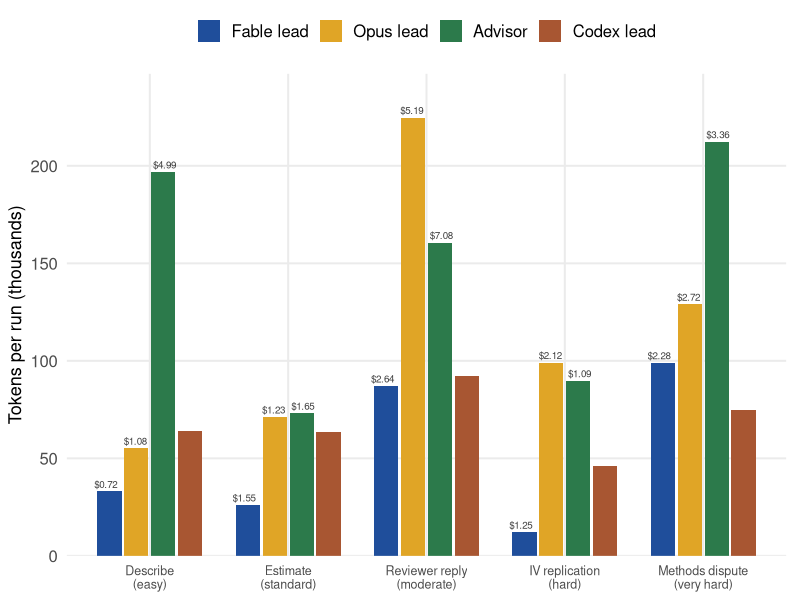
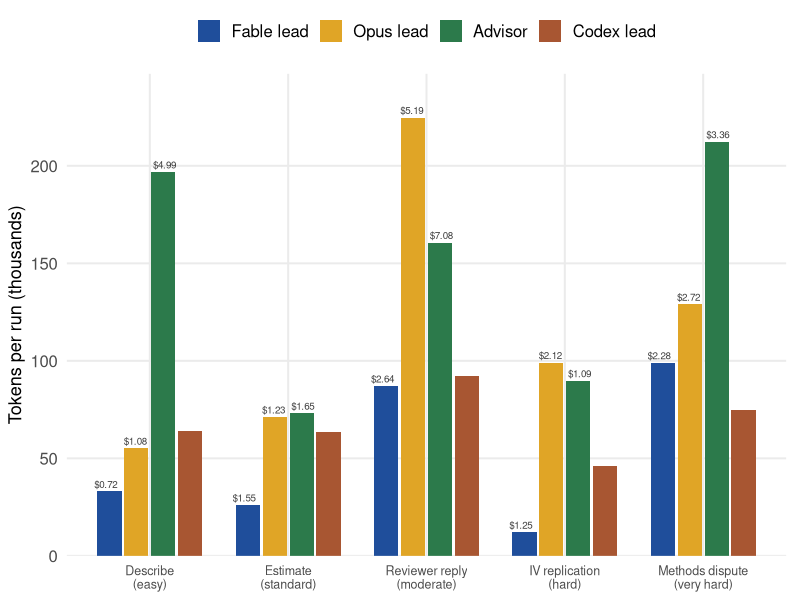
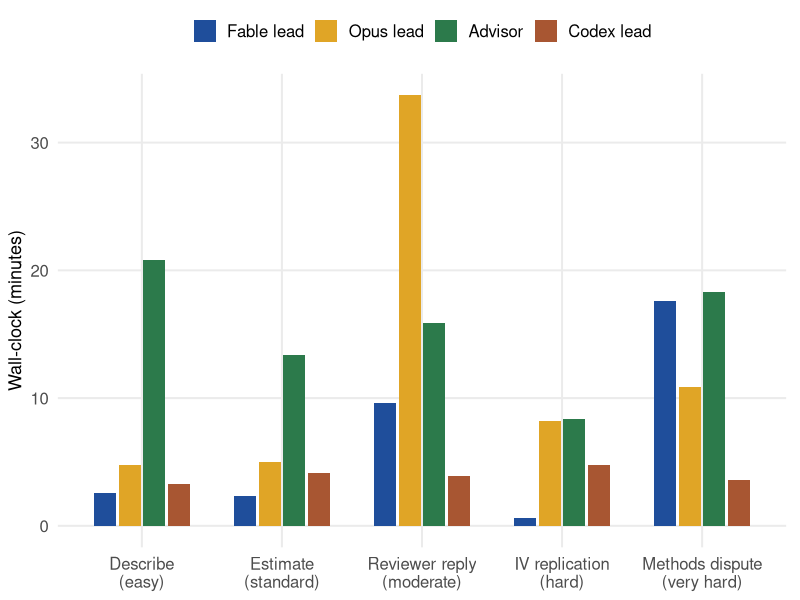
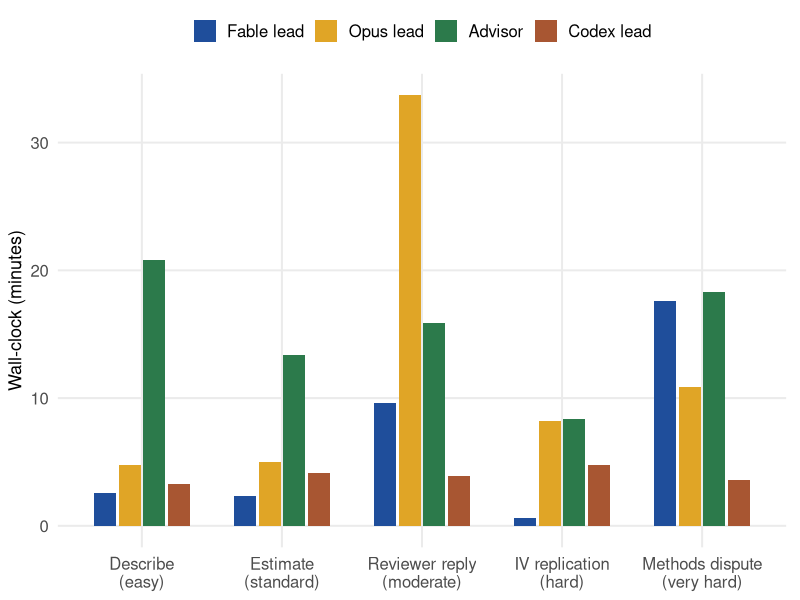
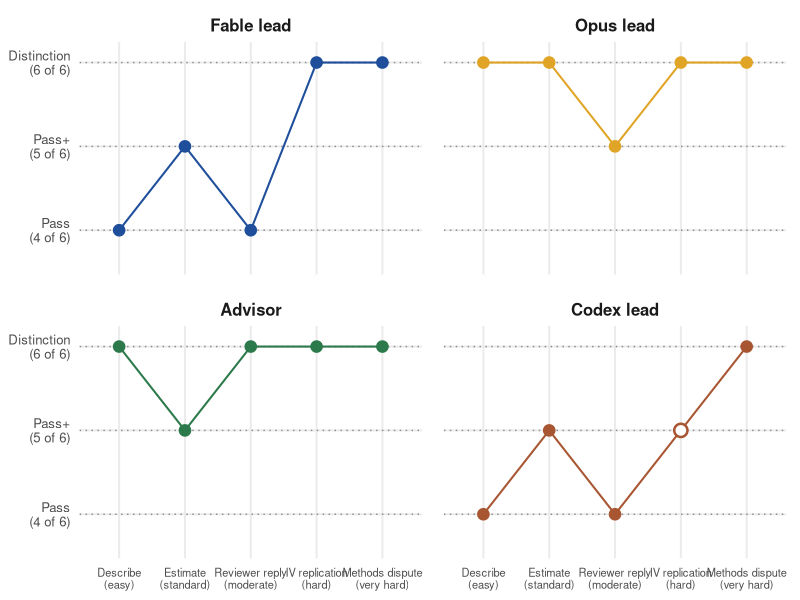
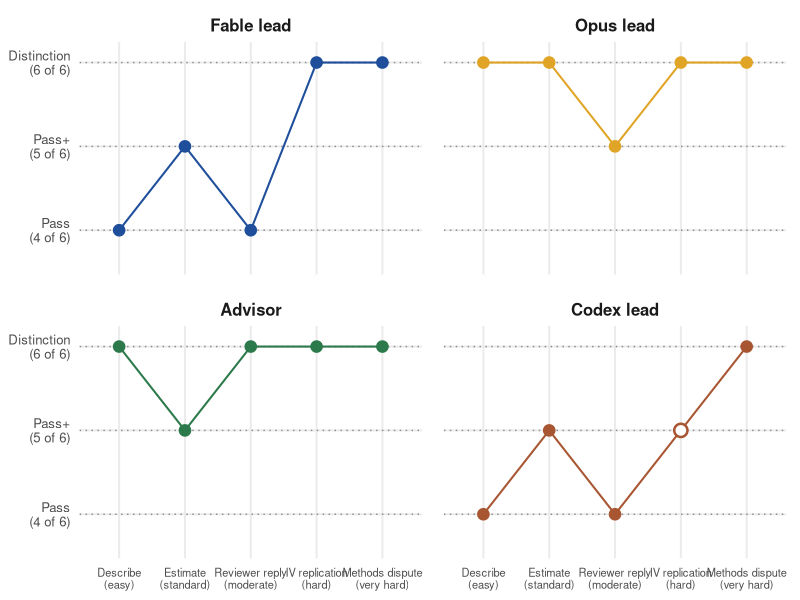

Recreate these plots in R, in order.
#!/usr/bin/env Rscript
# Orchestration Lab demo — efficiency charts (Anthropic arms only)
# Produces: eff-cost.png, eff-time.png, eff-quality.png
# Outputs copied to both analysis/figures/ and docs/assets/orchestration-lab/
#
# Sources: cost (USD), minutes, and tokens from the claude -p JSON envelopes
# (opus RE-RUN 2026-07-13 on the recalibrated v2.17.0 skill; fable is the
# 2026-07-13 v2.18.1 re-run (reason-in-place + rigor-bar recalibration) —
# T1/T2/T3 are the fresh v2.18.1 capture, H and VH are carried from the
# v2.18.0 draw (already Distinction, not re-run); advisor and Codex unchanged
# from 2026-07-12; advisor rows sum the solve + revise
# envelopes and their minutes include the unmetered consult) and from
# SCORING.md (items met of 6; bands are categorical, the fraction is their
# chart representation). The token column is "tokens processed, excluding
# cached reads" = input + cache_creation + output for the Claude arms (cache
# reads are cheap reused context and would otherwise dwarf the comparison);
# for the Codex arm it is the CLI's single total-tokens figure, its only
# number. This is the one unit shared by all four arms.

suppressPackageStartupMessages({
  library(ggplot2)
})

# ---- site palette ----
pal <- c(
  "Fable lead" = "#1F4E9B",
  "Opus lead"  = "#E0A526",
  "Advisor"    = "#2C7A4B",
  "Codex lead" = "#A85632"
)

mode_levels <- c("Fable lead", "Opus lead", "Advisor", "Codex lead")

brief_levels <- c("T1", "T2", "T3", "H", "VH")
brief_labels <- c(
  "T1" = "Describe\n(easy)",
  "T2" = "Estimate\n(standard)",
  "T3" = "Reviewer reply\n(moderate)",
  "H"  = "IV replication\n(hard)",
  "VH" = "Methods dispute\n(very hard)"
)

# ---- shared theme ----
theme_demo <- theme_minimal(base_size = 15) +
  theme(
    legend.position = "top",
    legend.title = element_blank(),
    legend.text = element_text(size = 12),
    axis.title = element_text(size = 13),
    panel.grid.minor = element_blank(),
    plot.margin = margin(6, 10, 6, 6)
  )

# ---- data (captured-run numbers) ----
df <- rbind(
  data.frame(mode = "Fable lead",    brief = "T1", cost_usd = 0.72, minutes = 2.6,  out_tokens = 33000,  items = 4),
  data.frame(mode = "Fable lead",    brief = "T2", cost_usd = 1.55, minutes = 2.3,  out_tokens = 26000,  items = 5),
  data.frame(mode = "Fable lead",    brief = "T3", cost_usd = 2.64, minutes = 9.6,  out_tokens = 87000,  items = 4),
  data.frame(mode = "Fable lead",    brief = "H",  cost_usd = 1.25, minutes = 0.6,  out_tokens = 12000,  items = 6),
  data.frame(mode = "Fable lead",    brief = "VH", cost_usd = 2.28, minutes = 17.6, out_tokens = 99000,  items = 6),
  data.frame(mode = "Opus lead",     brief = "T1", cost_usd = 1.08, minutes = 4.8,  out_tokens = 55100,  items = 6),
  data.frame(mode = "Opus lead",     brief = "T2", cost_usd = 1.23, minutes = 5.0,  out_tokens = 71200,  items = 6),
  data.frame(mode = "Opus lead",     brief = "T3", cost_usd = 5.19, minutes = 33.7, out_tokens = 224700, items = 5),
  data.frame(mode = "Opus lead",     brief = "H",  cost_usd = 2.12, minutes = 8.2,  out_tokens = 99100,  items = 6),
  data.frame(mode = "Opus lead",     brief = "VH", cost_usd = 2.72, minutes = 10.9, out_tokens = 129000, items = 6),
  data.frame(mode = "Advisor", brief = "T1", cost_usd = 4.99, minutes = 20.8, out_tokens = 196800, items = 6),
  data.frame(mode = "Advisor", brief = "T2", cost_usd = 1.65, minutes = 13.4, out_tokens = 73100,  items = 5),
  data.frame(mode = "Advisor", brief = "T3", cost_usd = 7.08, minutes = 15.9, out_tokens = 160600, items = 6),
  data.frame(mode = "Advisor", brief = "H",  cost_usd = 1.09, minutes = 8.4,  out_tokens = 89700,  items = 6),
  data.frame(mode = "Advisor", brief = "VH", cost_usd = 3.36, minutes = 18.3, out_tokens = 212300, items = 6),
  # Codex arm (2026-07-12; unaffected by the recalibration — headless = the
  # Terra-lead fallback either way, so not re-run). out_tokens is the CLI's
  # single total-tokens figure (no input/output breakdown; no USD reported).
  data.frame(mode = "Codex lead",       brief = "T1", cost_usd = NA,   minutes = 3.3,  out_tokens = 64057, items = 4),
  data.frame(mode = "Codex lead",       brief = "T2", cost_usd = NA,   minutes = 4.1,  out_tokens = 63539, items = 5),
  data.frame(mode = "Codex lead",       brief = "T3", cost_usd = NA,   minutes = 3.9,  out_tokens = 92446, items = 4),
  data.frame(mode = "Codex lead",       brief = "H",  cost_usd = NA,   minutes = 4.8,  out_tokens = 46016, items = 5),
  data.frame(mode = "Codex lead",       brief = "VH", cost_usd = NA,   minutes = 3.6,  out_tokens = 74658, items = 6)
)

df$mode <- factor(df$mode, levels = mode_levels)
df$brief <- factor(df$brief, levels = brief_levels)
df$score <- df$items / 6
# 46/high-ajr met core + completeness but missed the judgment item, so its
# fraction (5/6) sits at the Pass+ line while its band is Pass (SCORING.md).
# Drawn hollow to mark the one fraction-above-band case.
df$band_matches <- !(df$mode == "Codex lead" & df$brief == "H")

out_dirs <- c(
  "/Users/scdenney/Documents/github/resources/ai-for-research/demos/orchestration-lab/analysis/figures",
  "/Users/scdenney/Documents/github/resources/ai-for-research/docs/assets/orchestration-lab"
)
for (d in out_dirs) dir.create(d, recursive = TRUE, showWarnings = FALSE)

save_png <- function(plot, filename, width_in = 8, height_in = 4.5, dpi = 300) {
  for (d in out_dirs) {
    ggsave(
      filename = file.path(d, filename),
      plot = plot,
      width = width_in,
      height = height_in,
      dpi = dpi,
      units = "in"
    )
  }
}

# ---- Chart 1: tokens by brief, all four arms on one unit ----
# One unit so the Codex arm sits with the rest. For the Claude arms this is
# output (generated) tokens from the run envelope; the Codex CLI reports only a
# single total-tokens figure, shown as-is. Neither counts Claude Code's
# cached-context reads (billed at a fraction, and millions per run), which would
# otherwise dwarf the comparison. USD is labeled on the Claude bars where the
# CLI reports it; the Codex CLI reports no dollars.
tok_dodge <- position_dodge2(width = 0.85, preserve = "single")
df$tok_k <- df$out_tokens / 1000
df$usd_lab <- ifelse(is.na(df$cost_usd), "",
                     paste0("$", formatC(df$cost_usd, format = "f", digits = 2)))

p_cost <- ggplot(df, aes(x = brief, y = tok_k, fill = mode)) +
  geom_col(position = tok_dodge, width = 0.78) +
  geom_text(aes(label = usd_lab), position = tok_dodge,
            vjust = -0.45, size = 2.5, colour = "grey25") +
  scale_fill_manual(values = pal, breaks = mode_levels) +
  scale_x_discrete(labels = brief_labels, drop = FALSE) +
  scale_y_continuous(expand = expansion(mult = c(0, 0.10))) +
  labs(x = NULL, y = "Tokens per run (thousands)") +
  theme_demo +
  theme(axis.text.x = element_text(size = 9))

save_png(p_cost, "eff-cost.png", width_in = 9, height_in = 5)

# ---- Chart 2: wall-clock minutes by brief, grouped bars ----
p_time <- ggplot(df, aes(x = brief, y = minutes, fill = mode)) +
  geom_col(position = position_dodge2(width = 0.8, preserve = "single"), width = 0.7) +
  scale_fill_manual(values = pal, breaks = mode_levels) +
  scale_x_discrete(labels = brief_labels, drop = FALSE) +
  labs(x = NULL, y = "Wall-clock (minutes)") +
  theme_demo

save_png(p_time, "eff-time.png")

# ---- Chart 3: rubric score against the band thresholds, one panel per arm ----
# Dotted lines mark the three bands (SCORING.md): every brief is graded on
# six binary items (4 core, 1 judgment, 1 completeness), so 4/6 = Pass,
# 5/6 = Pass+, 6/6 = Distinction, one shared axis for all briefs. Four arms on
# one axis overlap badly, so each arm gets its own panel; the dotted lines are
# repeated in every panel so a reader can place any point without cross-panel
# comparison.
thresholds <- data.frame(
  score = c(4 / 6, 5 / 6, 1),
  band = c("Pass", "Pass+", "Distinction")
)

df$mode <- factor(df$mode, levels = mode_levels)

p_quality <- ggplot(df, aes(x = brief, y = score, color = mode, group = mode)) +
  geom_hline(
    data = thresholds, aes(yintercept = score),
    linetype = "dotted", color = "grey55", linewidth = 0.5
  ) +
  geom_line(linewidth = 0.7) +
  geom_point(data = df[df$band_matches, ], size = 3.6) +
  geom_point(
    data = df[!df$band_matches, ],
    size = 3.6, shape = 21, fill = "white", stroke = 1.3
  ) +
  facet_wrap(~mode, nrow = 2) +
  scale_color_manual(values = pal, breaks = mode_levels, guide = "none") +
  scale_x_discrete(labels = brief_labels, drop = FALSE) +
  scale_y_continuous(
    limits = c(0.60, 1.02),
    breaks = thresholds$score,
    labels = c("Pass\n(4 of 6)", "Pass+\n(5 of 6)", "Distinction\n(6 of 6)")
  ) +
  labs(x = NULL, y = NULL) +
  theme_demo +
  theme(
    strip.text = element_text(size = 12, face = "bold"),
    axis.text.x = element_text(size = 8),
    axis.text.y = element_text(size = 9.5),
    panel.spacing.x = unit(1.1, "lines"),
    panel.spacing.y = unit(0.9, "lines")
  )

save_png(p_quality, "eff-quality.png", width_in = 9, height_in = 6)

cat("Done.\n")
